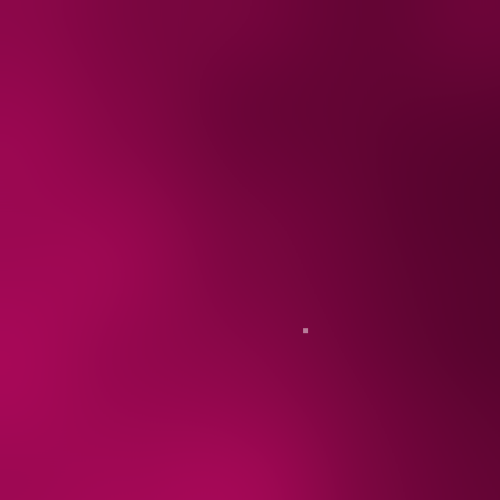
Frame 1 (no input)
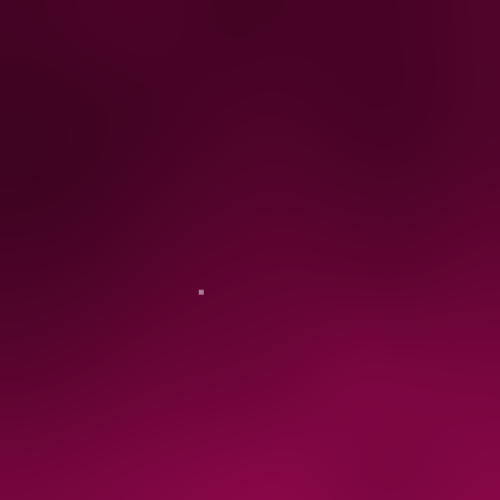
Frame 60 (the mouse pressed at the canvas centre just before this capture)
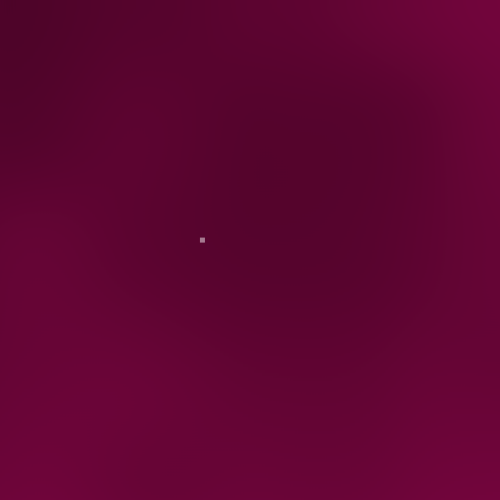
Frame 120 (the mouse held since frame 60 and released just before this capture)

The Processing sketch that drew these frames (run headless with seeded random() and noise(); from frame 60 on, the mouse is pressed at the canvas centre):

// Processing sketch: exercise_i8
// ── exercise_i8.pde
Walker w;
float xoff = 0.0;

void setup(){
	size(500, 500);
	w = new Walker();
	background(90, 30, 50);
}

void draw(){
	loadPixels();
	for (int x = 0; x < width; x++){
		float yoff = 0.0;
		for (int y = 0; y < height; y++){
			//float bright = random(255);
			float bright_r = map(noise(xoff,yoff),0,1,0,232);
			float bright_g = map(noise(xoff,yoff),0,1,0,12);
			float bright_b = map(noise(xoff,yoff),0,1,0,122);
			int misterio = x+y*width;
			//println(misterio);
			pixels[x+y*width] = color (bright_r,bright_g,bright_b);
			yoff += 0.001;
		}
		xoff += 0.001;
	}
	updatePixels();

	w.step();
	w.display();

	
}
// ── Walker.pde
class Walker {
	float x, y;
	float tx, ty;

	Walker(){
		tx = 0;
		ty = 10000;
	}

	void display(){
		noStroke();
		fill(255, 120);
		rect(x, y, 5, 5);
	}

	void step(){
		x = map(noise(tx), 0, 1, 0, width);
		y = map(noise(ty), 0, 1, 0, width);

		tx += 0.01;
		ty += 0.01;
	}
}
